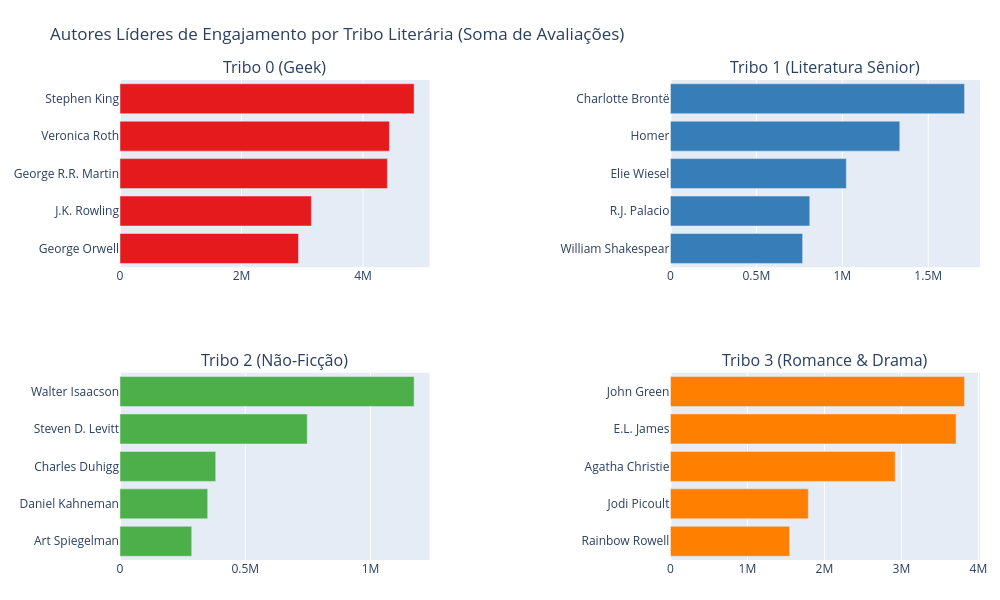

This figure's notebook cell:
### Markdown cell above
---

## 4. Capítulo 4: Quem Lidera a Tribo? Os Autores de Maior Engajamento
Agora que entendemos a popularidade geral, quem são as **figuras públicas de destaque** dentro de cada Tribo Literária?
Calculamos a soma das avaliações recebidas por autor dentro de cada cluster e selecionamos o Top 5. Isso nos revela os nomes emblemáticos que definem o ecossistema de cada comunidade de leitores.

### Code cell
# Subplots: 2x2 para o Top 5 Autores de cada Tribo
fig_authors = make_subplots(
    rows=2, cols=2,
    subplot_titles=(
        'Tribo 0 (Geek)',
        'Tribo 1 (Literatura Sênior)',
        'Tribo 2 (Não-Ficção)',
        'Tribo 3 (Romance & Drama)'
    ),
    horizontal_spacing=0.28,  # Aumentado para evitar que as barras e rótulos colidam
    vertical_spacing=0.22     # Aumentado para evitar que títulos de subplots se sobreponham
)

clusters = [0, 1, 2, 3]
colors = ['#e41a1c', '#377eb8', '#4daf4a', '#ff7f00']

for i, (cluster_id, color) in enumerate(zip(clusters, colors)):
    row = (i // 2) + 1
    col = (i % 2) + 1
    
    # Filtrar cluster e agrupar por autor
    top_authors = df[df['Cluster'] == cluster_id].groupby('author')['totalratings'].sum().reset_index()
    top_authors = top_authors.sort_values(by='totalratings', ascending=True).tail(5)
    
    # Encurtar nomes de autores gigantes para caber no gráfico
    top_authors['author_short'] = top_authors['author'].apply(lambda x: x.split(',')[0][:18])
    
    fig_authors.add_trace(
        go.Bar(
            x=top_authors['totalratings'],
            y=top_authors['author_short'],
            orientation='h',
            marker_color=color,
            name=f"Tribo {cluster_id}",
            showlegend=False
        ),
        row=row, col=col
    )

fig_authors.update_layout(
    title_text='Autores Líderes de Engajamento por Tribo Literária (Soma de Avaliações)',
    height=600,
    width=1000,               # Definido largura maior para dar espaçamento de layout
    margin=dict(t=80, b=40, l=120, r=20) # Margem esquerda aumentada para dar espaço aos rótulos de autores
)
fig_authors.show()

### Figure 1 — Plotly figure (JSON) as saved in the notebook; plotly's stock layout.template omitted (floating-point values rounded to 4 significant figures)
{"data": [{"marker": {"color": "#e41a1c"}, "name": "Tribo 0", "orientation": "h", "showlegend": false, "x": [2938000.0, 3149000.0, 4401000.0, 4434000.0, 4841000.0], "y": ["George Orwell", "J.K. Rowling", "George R.R. Martin", "Veronica Roth", "Stephen King"], "type": "bar", "xaxis": "x", "yaxis": "y"}, {"marker": {"color": "#377eb8"}, "name": "Tribo 1", "orientation": "h", "showlegend": false, "x": [769300.0, 810900.0, 1024000.0, 1335000.0, 1711000.0], "y": ["William Shakespear", "R.J. Palacio", "Elie Wiesel", "Homer", "Charlotte Brontë"], "type": "bar", "xaxis": "x2", "yaxis": "y2"}, {"marker": {"color": "#4daf4a"}, "name": "Tribo 2", "orientation": "h", "showlegend": false, "x": [286300.0, 350000.0, 382000.0, 747400.0, 1174000.0], "y": ["Art Spiegelman", "Daniel Kahneman", "Charles Duhigg", "Steven D. Levitt", "Walter Isaacson"], "type": "bar", "xaxis": "x3", "yaxis": "y3"}, {"marker": {"color": "#ff7f00"}, "name": "Tribo 3", "orientation": "h", "showlegend": false, "x": [1549000.0, 1791000.0, 2918000.0, 3710000.0, 3819000.0], "y": ["Rainbow Rowell", "Jodi Picoult", "Agatha Christie", "E.L. James", "John Green"], "type": "bar", "xaxis": "x4", "yaxis": "y4"}], "layout": {"xaxis": {"anchor": "y", "domain": [0.0, 0.36]}, "yaxis": {"anchor": "x", "domain": [0.61, 1.0]}, "xaxis2": {"anchor": "y2", "domain": [0.64, 1.0]}, "yaxis2": {"anchor": "x2", "domain": [0.61, 1.0]}, "xaxis3": {"anchor": "y3", "domain": [0.0, 0.36]}, "yaxis3": {"anchor": "x3", "domain": [0.0, 0.39]}, "xaxis4": {"anchor": "y4", "domain": [0.64, 1.0]}, "yaxis4": {"anchor": "x4", "domain": [0.0, 0.39]}, "annotations": [{"font": {"size": 16}, "showarrow": false, "text": "Tribo 0 (Geek)", "x": 0.18, "xanchor": "center", "xref": "paper", "y": 1.0, "yanchor": "bottom", "yref": "paper"}, {"font": {"size": 16}, "showarrow": false, "text": "Tribo 1 (Literatura Sênior)", "x": 0.82, "xanchor": "center", "xref": "paper", "y": 1.0, "yanchor": "bottom", "yref": "paper"}, {"font": {"size": 16}, "showarrow": false, "text": "Tribo 2 (Não-Ficção)", "x": 0.18, "xanchor": "center", "xref": "paper", "y": 0.39, "yanchor": "bottom", "yref": "paper"}, {"font": {"size": 16}, "showarrow": false, "text": "Tribo 3 (Romance & Drama)", "x": 0.82, "xanchor": "center", "xref": "paper", "y": 0.39, "yanchor": "bottom", "yref": "paper"}], "title": {"text": "Autores Líderes de Engajamento por Tribo Literária (Soma de Avaliações)"}, "margin": {"t": 80, "b": 40, "l": 120, "r": 20}, "height": 600, "width": 1000}}
